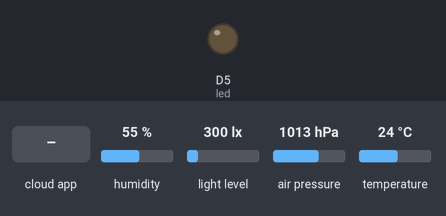
This sketch was run on a simulated Arduino MKR. Shown: output pins drawn as LEDs (lit = HIGH). Inputs (shaded band) come from the test bench; at power-on: humidity 55 %, light level 300 lx, air pressure 1013 hPa, temperature 24 °C. WiFi joins after 1.5 s; servers stay silent unless stated; what the sketch prints to the serial monitor is not drawn.

Above: at 4.2 s.
4.3 s: the phone or cloud app sets lEDSwitch1 to 1
At 5.7 s:
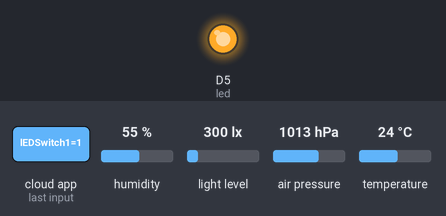
6.5 s: the phone or cloud app sets lEDSwitch1 to 0
At 7.8 s:
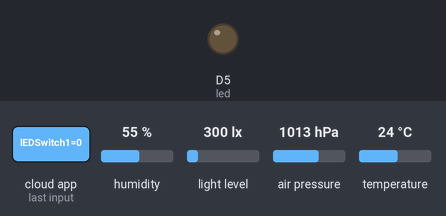
Timing chart, 0 to 9.5 s (numbered marks = the images above; inputs shaded):
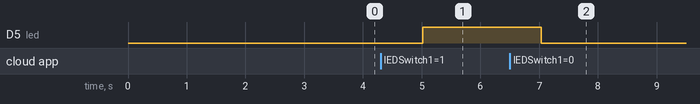

The sketch:

New_Biodome_feb17a.ino
```cpp
#include "arduino_secrets.h"
/*
  Sketch generated by the Arduino IoT Cloud Thing "Biodome"
  https://create.arduino.cc/cloud/things/3adeb344-ebb7-4b24-b162-b2a30f1e1b5e

  Arduino IoT Cloud Properties description

  The following variables are automatically generated and updated when changes are made to the Thing

  float temperature;
  float humidity;
  float illuminance;
  float pressure;
  float uva;
  float uvb;
  float uvindex;
  bool lEDSwitch1;

  Properties which are marked as READ/WRITE in the Cloud Thing will also have functions
  which are called when their values are changed from the Dashboard.
  These functions are generated with the Thing and added at the end of this sketch.
*/
int led = 5; // in the example the LED is connected to port 5

#include <Arduino_MKRENV.h>
#include "thingProperties.h"

void setup() {
  pinMode(led, OUTPUT); // The LED is the output device
  lEDSwitch1 = false;
  // Initialize serial and wait for port to open:
  Serial.begin(9600);
  // This delay gives the chance to wait for a Serial Monitor without blocking if none is found
  delay(1500);
  while (!Serial);

  if (!ENV.begin()) {
    Serial.println("Failed to initialize MKR ENV shield!");
    while (1);

  }

  // Defined in thingProperties.h
  initProperties();

  // Connect to Arduino IoT Cloud
  ArduinoCloud.begin(ArduinoIoTPreferredConnection);

  /*
     The following function allows you to obtain more information
     related to the state of network and IoT Cloud connection and errors
     the higher number the more granular information you’ll get.
     The default is 0 (only errors).
     Maximum is 4
 */
  setDebugMessageLevel(2);
  ArduinoCloud.printDebugInfo();
}

void loop() {
  ArduinoCloud.update();
  temperature = float(ENV.readTemperature());
  humidity =float(ENV.readHumidity());
  pressure = float(ENV.readPressure());
  illuminance =float(ENV.readIlluminance());
  uva = float(ENV.readUVA());
  uvb =float(ENV.readUVB());
  uvindex =float(ENV.readUVIndex());

  // print each of the sensor values
  Serial.print("Temperature = ");
  Serial.print(temperature);
  Serial.println(" °C");

  Serial.print("Humidity    = ");
  Serial.print(humidity);
  Serial.println(" %");

  Serial.print("Pressure    = ");
  Serial.print(pressure);
  Serial.println(" kPa");

  Serial.print("Illuminance = ");
  Serial.print(illuminance);
  Serial.println(" lx");

  Serial.print("UVA         = ");
  Serial.println(uva);

  Serial.print("UVB         = ");
  Serial.println(uvb);

  Serial.print("UV Index    = ");
  Serial.println(uvindex);

  // print an empty line
  Serial.println();

  // wait 1 second to print again
  delay(1000);

}


void onTemperatureChange() {
  // Do something
}


void onHumidityChange() {
  // Do something
}


void onPressureChange() {
  // Do something
}


void onIlluminanceChange() {
  // Do something
}


void onUvaChange() {
  // Do something
}


void onUvbChange() {
  // Do something
}


void onLuxChange() {
  // Do something
}


void onUvindexChange() {
  // Do something
}


void onLEDSwitch1Change() {
  digitalWrite(led, lEDSwitch1);
}
```

arduino_secrets.h
```cpp
#define SECRET_SSID ""
#define SECRET_PASS ""
```

thingProperties.h
```cpp
// Code generated by Arduino IoT Cloud, DO NOT EDIT.

#include <ArduinoIoTCloud.h>
#include <Arduino_ConnectionHandler.h>


const char THING_ID[] = "8d2ac32e-ae1a-4a77-9251-aee1887dcc15";

const char SSID[]     = SECRET_SSID;    // Network SSID (name)
const char PASS[]     = SECRET_PASS;    // Network password (use for WPA, or use as key for WEP)

void onTemperatureChange();
void onHumidityChange();
void onIlluminanceChange();
void onPressureChange();
void onUvaChange();
void onUvbChange();
void onUvindexChange();
void onLEDSwitch1Change();

float temperature;
float humidity;
float illuminance;
float pressure;
float uva;
float uvb;
float uvindex;
bool lEDSwitch1;

void initProperties(){

  ArduinoCloud.setThingId(THING_ID);
  ArduinoCloud.addProperty(temperature, READWRITE, ON_CHANGE, onTemperatureChange);
  ArduinoCloud.addProperty(humidity, READWRITE, ON_CHANGE, onHumidityChange);
  ArduinoCloud.addProperty(illuminance, READWRITE, ON_CHANGE, onIlluminanceChange);
  ArduinoCloud.addProperty(pressure, READWRITE, ON_CHANGE, onPressureChange);
  ArduinoCloud.addProperty(uva, READWRITE, ON_CHANGE, onUvaChange);
  ArduinoCloud.addProperty(uvb, READWRITE, ON_CHANGE, onUvbChange);
  ArduinoCloud.addProperty(uvindex, READWRITE, ON_CHANGE, onUvindexChange);
  ArduinoCloud.addProperty(lEDSwitch1, READWRITE, ON_CHANGE, onLEDSwitch1Change);

}

WiFiConnectionHandler ArduinoIoTPreferredConnection(SSID, PASS);
```

Measured:
- after the input at 4.3 s, D5 (led): LOW → HIGH after 0.72 s
- after the input at 6.5 s, D5 (led): HIGH → LOW after 0.53 s
